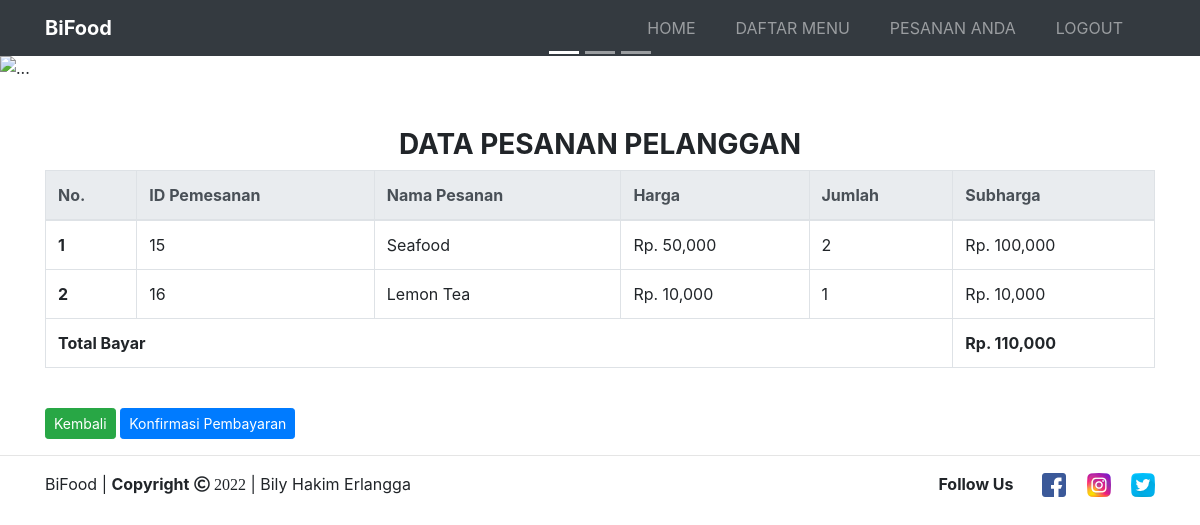
Screenshot of /detail_pesanan.php?id=35 (signed in) with the database file from the repository.
### tables this page shows
CREATE TABLE `pemesanan_produk` (
  `id_pemesanan_produk` int(50) NOT NULL,
  `id_pemesanan` int(50) NOT NULL,
  `id_menu` varchar(50) NOT NULL,
  `jumlah` int(50) NOT NULL
);

CREATE TABLE `produk` (
  `id_menu` int(50) NOT NULL,
  `nama_menu` varchar(50) NOT NULL,
  `jenis_menu` varchar(50) NOT NULL,
  `stok` int(50) NOT NULL,
  `harga` int(50) NOT NULL,
  `gambar` varchar(100) NOT NULL
);

### detail_pesanan.php (the view, shortened to what this page needs)
<?php
    include('koneksi.php');
?>
<!DOCTYPE html>
<html lang="en">
<head>
    <link rel="stylesheet" href="https://cdn.jsdelivr.net/npm/bootstrap@4.6.1/dist/css/bootstrap.min.css">
    <link rel="stylesheet" type="text/css" href="assets/css/bootstrap.min.css">
    <link rel="stylesheet" type="text/css" href="assets/fontawesome/css/all.min.css">
</head>
<body>
  <nav class="navbar navbar-expand-lg navbar-dark bg-dark">
    <div class="container">
        <a class="navbar-brand text-white" href="home.php"><strong>BiFood</strong></a>
        <div class="collapse navbar-collapse" id="navbarNav">
        <ul class="navbar-nav ml-auto">
            <li class="nav-item">
              <a class="nav-link mr-4" href="home.php">HOME</a>
            </li>
            <li class="nav-item">
              <a class="nav-link mr-4" href="menu_pembeli.php">DAFTAR MENU</a>
            </li>
            <li class="nav-item">
              <a class="nav-link mr-4" href="pesanan_pembeli.php">PESANAN ANDA</a>
            </li>
            <li class="nav-item">
              <a class="nav-link mr-4" href="logout.php">LOGOUT</a>
            </li>
          </ul>
        </div>
    </div>
  </nav>
  <div id="carouselExampleCaptions" class="carousel slide" data-ride="carousel">
  <ol class="carousel-indicators">
    <li data-target="#carouselExampleCaptions" data-slide-to="0" class="active"></li>
    <li data-target="#carouselExampleCaptions" data-slide-to="1"></li>
    <li data-target="#carouselExampleCaptions" data-slide-to="2"></li>
  </ol>
  <div class="carousel-inner">
    <div class="carousel-item active">
      <img src="assets/images/Background/bg4.jpg" class="d-block w-100" alt="...">
      <div class="carousel-caption d-none d-md-block">
      </div>
    </div>
  </div>
  <button class="carousel-control-prev" type="button" data-target="#carouselExampleCaptions" data-slide="prev">
    <span class="carousel-control-prev-icon" aria-hidden="true"></span>
  </button>
  <button class="carousel-control-next" type="button" data-target="#carouselExampleCaptions" data-slide="next">
    <span class="carousel-control-next-icon" aria-hidden="true"></span>
  </button>
</div>
  <div class="container">
      <div class="judul-pesanan mt-5">
        <h3 class="text-center font-weight-bold">DATA PESANAN PELANGGAN</h3>
      </div>
      <table class="table table-bordered" id="example">
        <thead class="thead-light">
          <tr>
            <th scope="col">No.</th>
            <th scope="col">ID Pemesanan</th>
            <th scope="col">Nama Pesanan</th>
            <th scope="col">Harga</th>
            <th scope="col">Jumlah</th>
            <th scope="col">Subharga</th>
          </tr>
        </thead>
        <tbody>
          <?php $nomor=1; ?>
          <?php $totalbelanja = 0; ?>
          <?php
              $ambil = $koneksi->query("SELECT * FROM pemesanan_produk JOIN produk ON pemesanan_produk.id_menu=produk.id_menu
                WHERE pemesanan_produk.id_pemesanan='$_GET[id]'");
           ?>
           <?php while ($pecah=$ambil->fetch_assoc()) { ?>
           <?php $subharga1=$pecah['harga']*$pecah['jumlah']; ?>
          <tr>
            <th scope="row"><?php echo $nomor; ?></th>
            <td><?php echo $pecah['id_pemesanan_produk']; ?></td>
            <td><?php echo $pecah['nama_menu']; ?></td>
            <td>Rp. <?php echo number_format($pecah['harga']); ?></td>
            <td><?php echo $pecah['jumlah']; ?></td>
            <td>
              Rp. <?php echo number_format($pecah['harga']*$pecah['jumlah']); ?>
            </td>
          </tr>
          <?php $nomor++; ?>
          <?php $totalbelanja+=$subharga1; ?>
          <?php } ?>
        </tbody>
         <tfoot>
          <tr>
            <th colspan="5">Total Bayar</th>
            <th>Rp. <?php echo number_format($totalbelanja) ?></th>
          </tr>
        </tfoot>
      </table><br>
      <form method="POST" action="">
        <a href="pesanan.php" class="btn btn-success btn-sm">Kembali</a>
        <button class="btn btn-primary btn-sm" name="bayar">Konfirmasi Pembayaran</button>
      </form>
    </div>
<hr class="footer">
      <div class="container">
        <div class="row footer-body">
          <div class="col-md-6">
          <div class="copyright">
          BiFood | <strong>Copyright</strong> <i class="far fa-copyright"> 2022</i> | Bily Hakim Erlangga</p>
          </div>
          </div>
          <div class="col-md-6 d-flex justify-content-end">
          <div class="icon-contact">
          <label class="font-weight-bold">Follow Us </label>
          <a href="#"><img src="assets/images/icon/fb.png" class="mr-3 ml-4" data-toggle="tooltip" title="Facebook"></a>
          <a href="#"><img src="assets/images/icon/ig.png" class="mr-3" data-toggle="tooltip" title="Instagram"></a>
          <a href="#"><img src="assets/images/icon/twitter.png" class="" data-toggle="tooltip" title="Twitter"></a>
        </div>
          </div>
        </div>
      </div>
</body>
</html>

### rows the page displays
pemesanan_produk: id_pemesanan_produk "15", id_menu.nama_menu "Seafood", id_menu.harga "50,000", jumlah "2", $pecah['harga']*$pecah['jumlah'] "100,000"
pemesanan_produk: id_pemesanan_produk "16", id_menu.nama_menu "Lemon Tea", id_menu.harga "10,000", jumlah "1", $pecah['harga']*$pecah['jumlah'] "10,000"

### other values shown
$totalbelanja "110,000"
